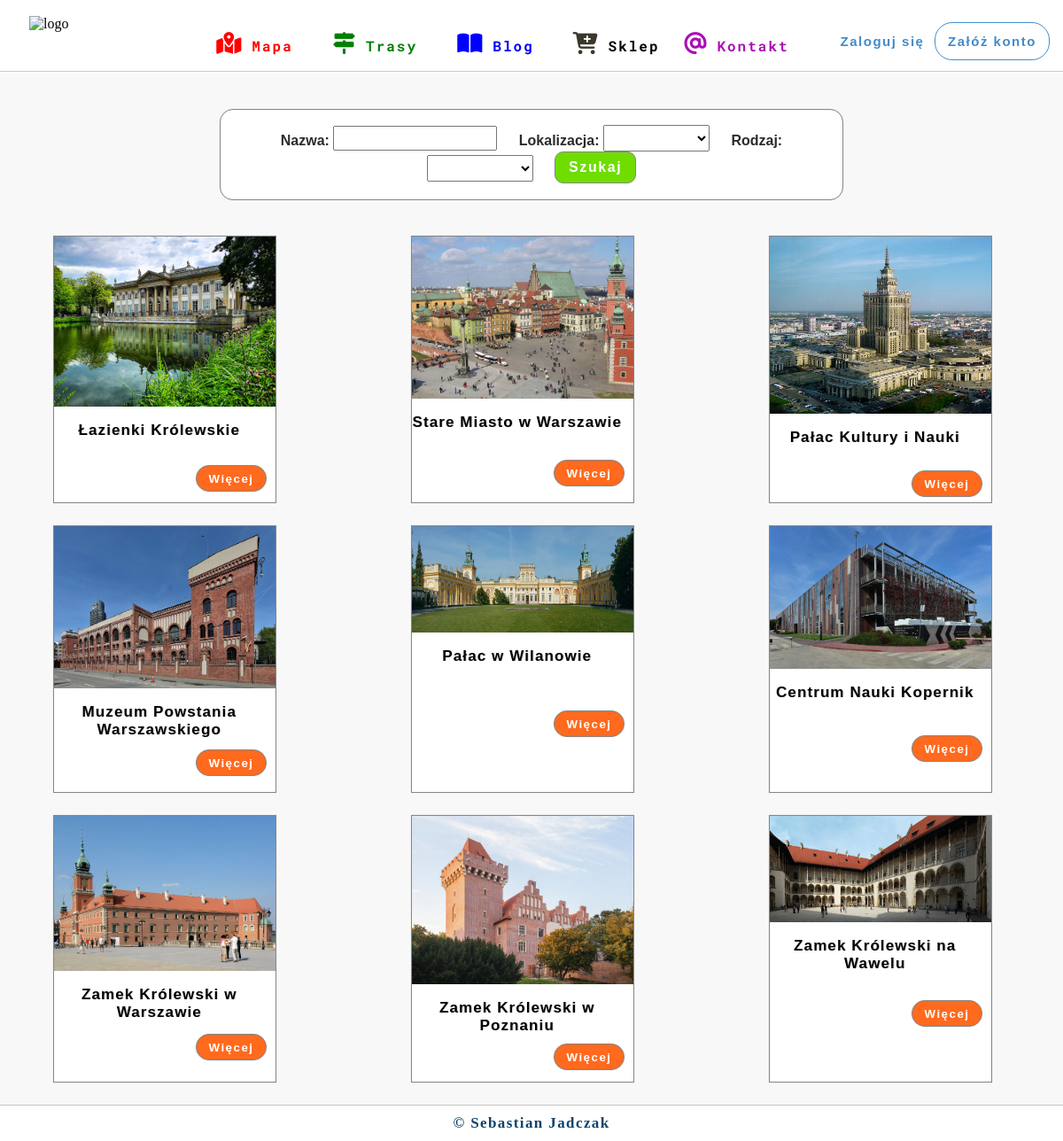
The app's page /trails/points/, older data.
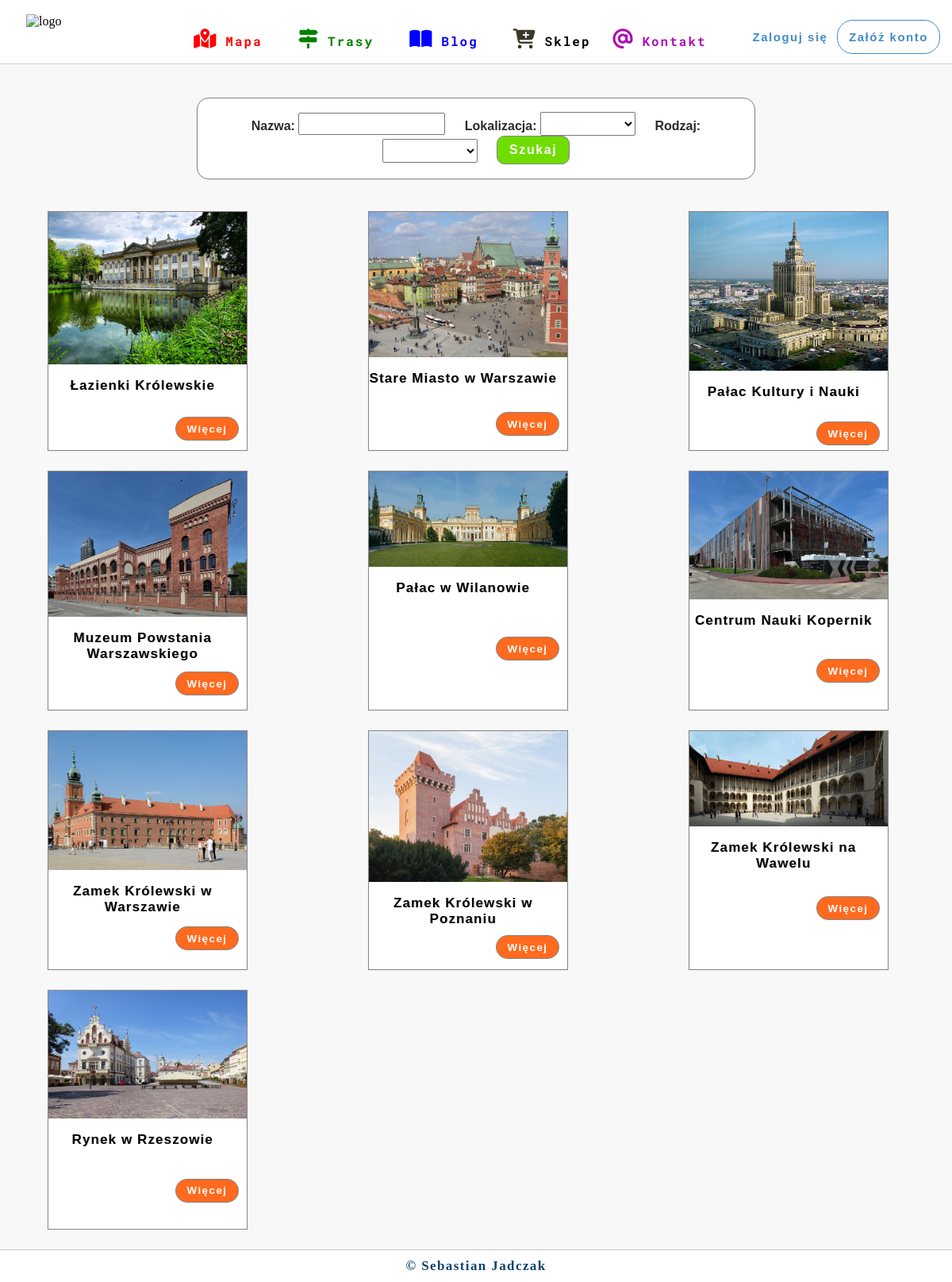
The same page, newer data.
### map/models.py (models this page shows, shortened)
class Point(models.Model):
    TYPE_POINT = (
        ('Zamki', 'Zamki'),
        ('Forty', 'Forty'),
        ('Kościoły', 'Kościoły'),
        ('Muzeum', 'Muzeum'),
        ('Parki', 'Parki'),
        ('Ogrody', 'Ogrody'),
        ('Pomniki', 'Pomniki'),
        ('Rynki', 'Rynki'),
        ('Mosty', 'Mosty'),
        ('Wieże', 'Wieże'),
        ('Stadiony', 'Stadiony'),
        ('Cmentarze', 'Cmentarze'),
        ('Budowle', 'Budowle'),
        ('Porty', 'Porty'),
        ('Filcharmonie', 'Filcharmonie')
    )
    name = models.CharField(max_length=30)
    descriptions = models.TextField()
    location = models.CharField(max_length=30)
    coordinateX = models.DecimalField(max_length=30, decimal_places=7, max_digits=100)
    coordinateY = models.DecimalField(max_length=30, decimal_places=7, max_digits=100)
    image = models.ImageField(upload_to='media/img_point/%Y/%m%d')
    type = models.CharField(max_length=15, choices=TYPE_POINT)

### trails/views.py (the view, shortened to what this page needs)
# urls.py: path('points/', views.PointsListView.as_view(), name='points'),
class PointsListView(ListView):
    template_name = 'points/points.html'
    model = Point
    list = Point.objects.all()
    def get_context_data(self, **kwargs):
        context = super(PointsListView, self).get_context_data(**kwargs)
        context['list'] = Point.objects.all()
        return context

### trails/templates/points/points.html (shortened to what this page needs)
{% extends 'base_trail.html' %}
{% block content %}
    <div class="search_points">
        <form action="." method="post">
            <label class="nazwa">Nazwa:
                <input type="text" name="search">
            </label>
            <label class="location"> Lokalizacja:
            <select name="location_points" id="location">
                <option value=""></option>
                <option value="Warszawa">Warszawa</option>
            </select>
                </label>
            <label class="type"> Rodzaj:
            <select name="point_type" id="type">
                <option value=""></option>
                <option value="Zamki">Zamki</option>
            </select>
                </label>
            <button class="search">Szukaj</button>
        </form>
    </div>
<div class="point_list_interest_point">
    {% for element in list %}
        <div class="point">
            <div class="image_point"><img src="{{element.image.url}}" alt=""></div>
            <div class="point_descriptions">
                <p>{{element.name}}</p>
                 <div class="point_descriptions_more"><button class="more"><a href="{% url 'trails:point_detail' element.id %}">Więcej</a></button></div>
            </div>
        </div>
    {% endfor %}
    </div>
{% endblock %}

### trails/templates/base_trail.html (shortened to what this page needs)
{% load static %}
<!DOCTYPE html>
<html lang="en">
<head>
    <link rel="stylesheet" href="{% static 'css/style.css' %}">
    <link rel="stylesheet" href="{% static 'css/style_map.css' %}">
    <link rel="stylesheet" href="{% static 'css/style_trail.css' %}">
    <link rel="stylesheet" href="{% static 'css/style_point.css' %}">
    <link rel="stylesheet" href="{% static 'css/style_all_trails.css' %}">
    <link rel="stylesheet" href="{% static 'css/style_your_trails.css' %}">
    <link rel="stylesheet" href="{% static 'css/style_trail_add.css' %}">
    <link rel="stylesheet" href="{% static 'css/style_interesting_points.css' %}">
</head>
<body>
<div id="top">
    <div class="logo"><img src="{% static 'img/logo.png' %}" alt="logo"></div>
    <div class="menu">
        <ul>
            <li class="red"><a href="/"><i class="fas fa-map-marked-alt"></i>Mapa</a></li>
            <li class="green"><a href="{% url 'trails:all_trails'  %}"><i class="fas fa-map-signs"></i>Trasy</a>
            </li>
            <li class="blue"><a href="{% url "blog:list_posts" %}"><i class="fas fa-book-open"></i>Blog</a></li>
            <li class="black"><a href="{%url "list_products"%}"><i class="fas fa-cart-plus"></i>Sklep</a></li>
            <li class="gold"><a href="{% url 'contact:contact_detail' %}"><i class="fas fa-at"></i>Kontakt</a></li>
        </ul>
    </div>
    <div class="login_mapa" >
       {% if user.is_authenticated %}
        <button class="user_menu" style="cursor: pointer"><i class="fas fa-user"></i> <span>{{user.username}}</span><i class="fas fa-angle-down"></i></button>
        <div class="user_menu">
            <ul>
                <li><a href="{% url 'account:user_account' %}">Moje konto</a></li>
                <li><a href="#">Ustawienia</a></li>
                {% if perms.blog.view_post%}
                    <li><a href="{% url 'management:blog_manage_post_list' %}">Panel administracyjny</a></li>
                {% elif perms.shop.view_product %}
                    <li><a href="{% url 'management:shop_manage_product_list' %}">Panel administracyjny</a></li>
                {% endif %}
                <li><a href="{% url 'logout' %}">Wyloguj</a></li>
            </ul>
        </div>
        {% else %}
        <button><a href="{% url 'login' %}">Zaloguj się</a></button>
        <button class="register"><a href="{% url 'register' %}">Załóż konto</a></button>
        {% endif %}
    </div>
</div>
<div class="trail">
    <div class="content_trail">
        {% block content %}
        {% endblock %}
        </div>
    </div>
<div class="footer">
    <a href="https://www.linkedin.com/in/sebastian-jadczak-b74a40182">&copy; Sebastian Jadczak</a>
</div>
</body>
</html>

### map/static/css/style.css (style rules this page uses)
body { margin: 0; padding: 0; }
#top { border-bottom: 1px solid #cbcdcc; height: 10vh; display: flex; justify-content: space-between; box-shadow: 0 -1px 2px #d2d2d2; }
#top div.logo { margin: 18px 10px 10px 33px; height: 7vh; width: 110px; }
#top div.logo img { width: 100%; height: 100%; }
div#top div.menu { width: 65%; height: 10vh; font-family: 'Roboto Mono', monospace; }
div#top div.menu ul { display: flex; justify-content: space-between; list-style: none; height: 10vh; }
div#top div.menu ul li { width: 20%; line-height: 9vh; }
div#top div.menu ul li a { display: block; text-align: center; color: black; font-weight: bold; font-size: 16px; letter-spacing: 2px; text-decoration: none; }
div#top div.menu ul li.red a { color: red; }
div#top div.menu ul li.blue a { color: blue; }
div#top div.menu ul li.green a { color: green }
div#top div.menu ul li.gold a { color: #ab0fb5; }
div#top div.menu ul li a i { font-size: 25px; margin-right: 10px; color: #3b372b; }
div#top div.menu ul li.red a i { color: red; }
div#top div.menu ul li.green a i { color: green; }
div#top div.menu ul li.blue a i { color: blue; }
div#top div.menu ul li.gold a i { color: #ab0fb5; }
@media only screen and (max-width: 1220px) { div#top div.menu { width: 60%; } }

### map/static/css/style_map.css (style rules this page uses)
div.login_mapa { margin-left: 130px; }
div.login_mapa button { margin-top:30px; width:150px; height:48px; border-style: none; color: #428bca; background-color: white; }
div.login_mapa button.register { border: 1px solid #428bca; border-radius: 20px; }
div.login_mapa button a { font-weight:bold; letter-spacing:1.5px; text-decoration:none; font-size:15px; color: #428bca; }
div.login_mapa button.register a { display: block; width:100%; height:99%; line-height:45px; }
div.footer { background-color: #fff; height: 5vh; line-height: 5vh; box-shadow: 0 2px 1px rgba(0,0,0,0.4); border-top: 0.5px solid rgba(110, 110, 110, 0.4); text-align: center; }
div.footer a { text-decoration: none; color: #0e446c; letter-spacing: 1.4px; font-size: 17px; font-weight: bold; }
@media only screen and (max-width: 1680px) { div.login_mapa { margin-left: 50px; } }
@media only screen and (max-width: 1680px) { div.login_mapa button { margin-top: 25px; width: 160px; height: 40px; } }
@media only screen and (max-width: 1680px) { div.login_mapa button.register a { line-height: 40px; } }
@media only screen and (max-width: 1698px) { div.login_mapa { margin-left: 30px; margin-right: 30px; } }
@media only screen and (max-width: 1698px) { div.login_mapa button { width: 110px; height: 43px; border-style: none; color: #428bca; background-color: white; } }
@media only screen and (max-width: 1698px) { div.login_mapa button.register { width: 130px; } }
@media only screen and (max-width: 1280px) { div.login_mapa { margin-left: 15px; margin-right: 15px; } }

### map/static/css/style_trail.css (style rules this page uses)
div.trail { display: flex; margin-top: 2px; background-color: #f8f8f8; min-height: 90vh; }
div.trail div.content_trail { margin:20px auto; width:85vw; }
@media only screen and (max-width: 1680px) { div.trail div.content_trail { margin: 20px auto; width: 90vw; } }

Row changes from the older to the newer data that the page shows:
added Point: image (picture), name "Rynek w Rzeszowie"
